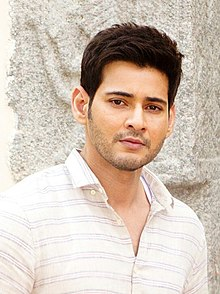
#> input picture Imgs/1.jpg, 220 x 294 px, found by its file name; its folder holds 4 pictures in this run; the run also reads 2 pictures not shown here
$ python Image.py
#> lines starting #> are read from the running program, lines starting #| are printed output that depends on the picture
'''import numpy as np
import cv2

# Load an color image in grayscale
img = cv2.imread('/home/rajesh/Desktop/Face_Completion/Imgs/2.jpg',cv2.IMREAD_GRAYSCALE)
img2 = cv2.imread('/home/rajesh/Desktop/Face_Completion/Imgs/3.jpg',0)
cv2.imshow('image',img)
cv2.waitKey(0)
cv2.destroyAllWindows()
print(img)
#img.append(img2)'''

from os import listdir
from PIL import Image as PImage
import numpy as np
import pandas as pd

def loadImages(path):
    # return array of images

    imagesList = listdir(path)
    loadedImages = []
    for image in imagesList:
        img = np.asarray(PImage.open(path + image).convert('LA'))
        loadedImages.append(img)
#> this loop made 4 passes
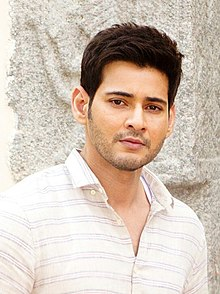
#> input picture Imgs/1.jpg, 220 x 294 px, found by its file name
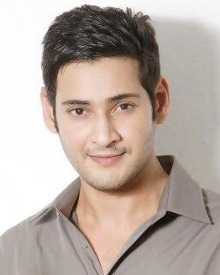
#> input picture Imgs/2.jpg, 220 x 275 px, found by its file name
#> after the loop, loadedImages = 4 items

    return loadedImages

path = "/home/rajesh/Desktop/Face_Completion/Imgs/" #Specify Path Of Images as Images Numbered from 1.jpg, 2.jpg etc.,

# your images in an array
imgs = loadImages(path)
#> imgs = 4 items
#print(imgs)
d={'images':imgs,'target': [ 0,  0,  0,  0,  0,  0]}
#> (the run stopped early here; a loop or call above may not have finished)
